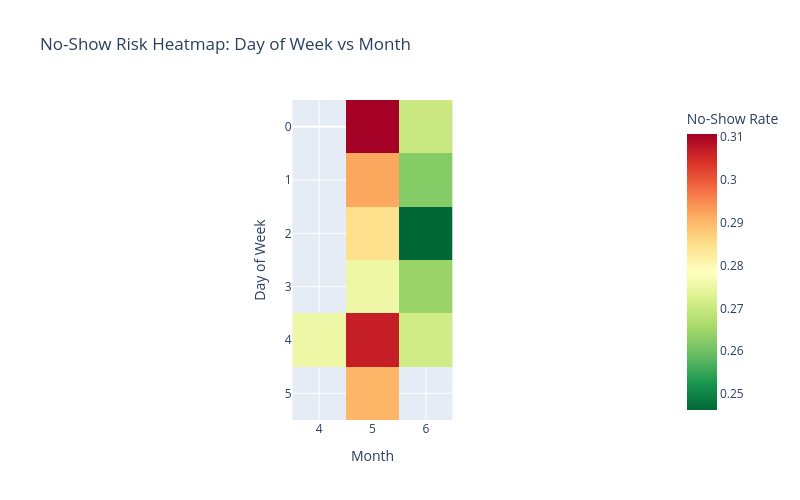

Notebook code for this chart:
### Code cell
#cell 5: interactive plotly heatmap
#no show rate by day and hour (if hour data is available)
#creates business-ready visualization

#agg data
heatmap_data = df.groupby(['appointment_day_of_week', 'appointment_month'])['no_show'].mean().reset_index()
heatmap_pivot = heatmap_data.pivot(index='appointment_day_of_week', columns='appointment_month', values='no_show')

# create heatmap
fig = px.imshow(heatmap_pivot,
               labels=dict(x="Month", y="Day of Week", color="No-Show Rate"),
               color_continuous_scale='RdYlGn_r',
               title='No-Show Risk Heatmap: Day of Week vs Month')

fig.update_xaxes(side="bottom")
fig.update_layout(height=500, width=800)
fig.show()

### Figure 1 — Plotly figure (JSON) as saved in the notebook; plotly's stock layout.template omitted (floating-point values rounded to 4 significant figures)
{"data": [{"coloraxis": "coloraxis", "hovertemplate": "Month: %{x}<br>Day of Week: %{y}<br>No-Show Rate: %{z}<extra></extra>", "name": "0", "type": "heatmap", "x": [4, 5, 6], "xaxis": "x", "y": [0, 1, 2, 3, 4, 5], "yaxis": "y", "z": [[NaN, 0.3107, 0.2701], [NaN, 0.2918, 0.2623], [NaN, 0.2847, 0.2463], [NaN, 0.2754, 0.2644], [0.2754, 0.3066, 0.271], [NaN, 0.2903, NaN]]}], "layout": {"coloraxis": {"colorbar": {"title": {"text": "No-Show Rate"}}, "colorscale": [[0, "rgb(0,104,55)"], [0.1, "rgb(26,152,80)"], [0.2, "rgb(102,189,99)"], [0.3, "rgb(166,217,106)"], [0.4, "rgb(217,239,139)"], [0.5, "rgb(255,255,191)"], [0.6, "rgb(254,224,139)"], [0.7, "rgb(253,174,97)"], [0.8, "rgb(244,109,67)"], [0.9, "rgb(215,48,39)"], [1, "rgb(165,0,38)"]]}, "height": 500, "title": {"text": "No-Show Risk Heatmap: Day of Week vs Month"}, "width": 800, "xaxis": {"anchor": "y", "constrain": "domain", "domain": [0, 1], "scaleanchor": "y", "side": "bottom", "title": {"text": "Month"}}, "yaxis": {"anchor": "x", "autorange": "reversed", "constrain": "domain", "domain": [0, 1], "title": {"text": "Day of Week"}}}}
